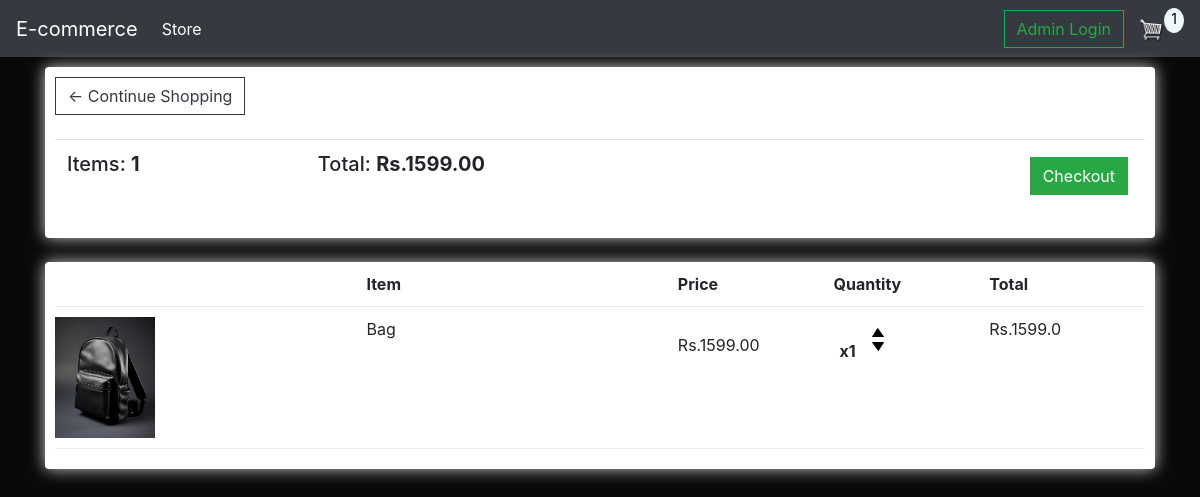
The app's page /cart/ (signed in) with its own data.
### store/models.py (models this page shows, shortened)
class Order(models.Model):
    customer=models.ForeignKey(Customer,on_delete=models.SET_NULL, null=True, blank=True)
    date_orderd=models.DateTimeField(auto_now_add=True)
    complete= models.BooleanField(default=False)
    transaction_id=models.CharField(max_length=200,null=True)
    @property
    def get_cart_total(self):
        orderitems=self.orderitem_set.all()
        total=sum([item.get_total for item in orderitems])
        return total
    @property
    def get_cart_items(self):
        orderitems=self.orderitem_set.all()
        total=sum([item.quantity for item in orderitems])
        return total

class OrderItem(models.Model):
    product=models.ForeignKey(Product,on_delete=models.SET_NULL,null=True)
    order= models.ForeignKey(Order, on_delete=models.SET_NULL,null=True)
    quantity=models.IntegerField(default=0, null=True, blank=True)
    date_added=models.DateTimeField(auto_now_add=True)
    @property
    def get_total(self):
        total=self.product.price * self.quantity
        return total

class Product(models.Model):
    name=models.CharField(max_length=200)
    price=models.FloatField()
    image=models.ImageField(null=True,blank=True)
    @property
    def imageURL(self):
        try:
            url=self.image.url
        except:
            url= ''
        return url

### store/views.py (the view)
# urls.py: path('cart/', views.cart, name="cart"),
def cart(request):
    if request.user.is_authenticated:
        customer=request.user.customer
        order, created=Order.objects.get_or_create(customer=customer, complete=False)
        items= order.orderitem_set.all()
        cartItems=order.get_cart_items
    else:
        cookieData = cookieCart(request)
        cartItems = cookieData['cartItems']
        order = cookieData['order']
        items = cookieData['items']
    context={'items':items,'order':order, 'cartItems': cartItems}
    return render(request, 'store/cart.html',context)

### store/templates/store/cart.html
{% extends 'store/main.html' %}
{% load static %}
{% block content %}
<div class="row">
    <div class="col-lg-12">
        <div class="box-element">
            <a class="btn btn-outline-dark" href="{% url 'store' %} ">&#x2190;  Continue Shopping</a>
        <br>
        <br>
        <table class="table">
            <tr>
                <th><h5>Items: <strong>{{order.get_cart_items}}</strong></h5></th>
                <th><h5>Total: <strong>Rs.{{order.get_cart_total|floatformat:2}}</strong></h5></th>
                <th>
                    {% if order.get_cart_items > 0 %}
                    <a style="float: right; margin:5px" class="btn btn-success" href="{% url 'checkout' %}">Checkout</a>
                {% else %}
                    <button style="float: right; margin:5px" class="btn btn-success" disabled>Checkout</button>
                {% endif %}
                </th>
            </tr>
        </table>
        </div>
        <br>
        <div class="box-element">
            <div class="cart-row">
                <div style="flex:2"></div>
                <div style="flex:2"><strong>Item</strong></div>
                <div style="flex:1"><strong>Price</strong></div>
                <div style="flex:1"><strong>Quantity</strong></div>
                <div style="flex:1"><strong>Total</strong></div>
            </div>
            {% for item in items %}
            <div class="cart-row">
                <div style="flex:2"><img class="row-image" src="{{item.product.imageURL}}" alt="smpl"></div>
                <div style="flex:2"><p>{{item.product.name}}</p></div>
                <div style="flex:1"><p></p>Rs.{{item.product.price|floatformat:2}}</p></div>
                <div style="flex:1">
                    <p class="quantity">x{{item.quantity}}</p>
                    <div class="quantity">
                        <img data-product={{item.product.id}} data-action="add"  class="chg-quantity update-cart" src="{% static 'images/arrow-up.png' %}" alt="up">
                        <img data-product={{item.product.id}} data-action=remove  class="chg-quantity update-cart" src="{% static 'images/arrow-down.png' %}" alt="up">
                    </div>
                </div>
                <div style="flex:1">Rs.{{item.get_total}}</div>
            </div>
            {% endfor %}
        </div>
    </div>
</div>
{% endblock content %}

### static/css/main.css (style rules this page uses)
body { background-color: rgb(9, 9, 9); }
.box-element { box-shadow: hsl(0,0%, 80%) 0 0 16px; background-color: #fff; border-radius: 4px; padding: 10px; }
.col-lg-4, .col-lg-6, .col-lg-8, .col-lg-12 { margin-top: 10px; }
.btn { border-radius: 0; }
.row-image { width: 100px; }
.cart-row { display: flex; align-items: flex-stretch; padding-bottom: 10px; margin-bottom: 10px; border-bottom: 1px solid #ececec; }
.quantity { display: inline-block; font-weight:700; padding: 6px; }
.chg-quantity { width: 12px; cursor: pointer; display: block; margin-top: 5px; transition:.1s; }

### records on screen
Order: get_cart_items "1", get_cart_total "1599.00"
OrderItem: product.imageURL (picture), product.name "Bag", product.price "1599.00", quantity "1", get_total "1599.0"

### other values on screen
{{ cartItems }} "1"
